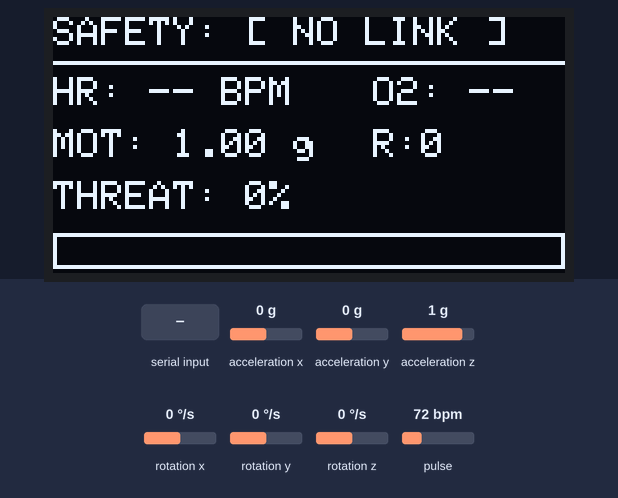
The sketch below on a simulated Arduino Uno, built with avr-gcc and run on an emulated ATmega328P. On the bench: 128×64 one-colour display. Wiring (inferred from the names in the program): MPU-6050 motion sensor at I2C address 0x68. The test bench sets the inputs (shaded band); at power-on: pulse 72 bpm, acceleration x 0 g, acceleration y 0 g, acceleration z 1 g, rotation x 0 °/s, rotation y 0 °/s, rotation z 0 °/s. What the sketch prints to the serial monitor is not drawn.

Above: at 1.8 s.
1.9 s: "SCORE:73\n" received over Serial
At 3.0 s:
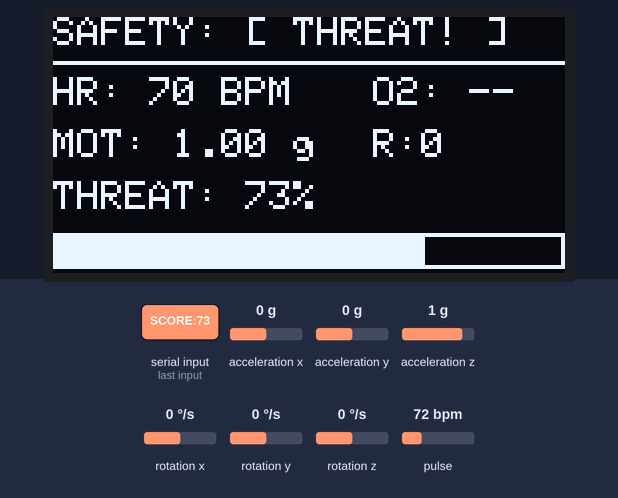
3.4 s: "SCORE:\n" received over Serial
At 4.7 s:
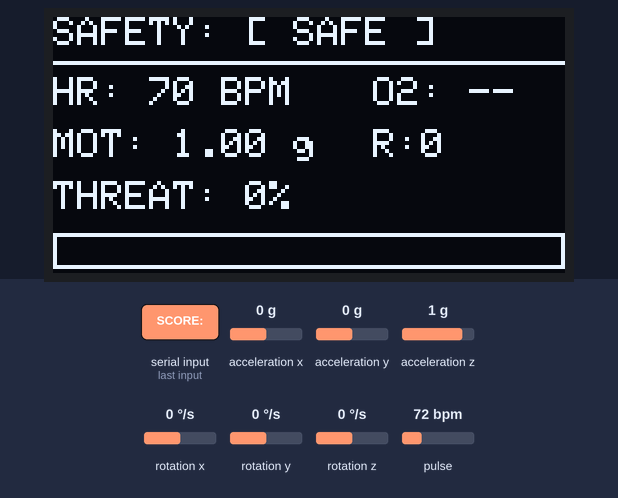
5.0 s: pulse set to 100 bpm
At 5.5 s:
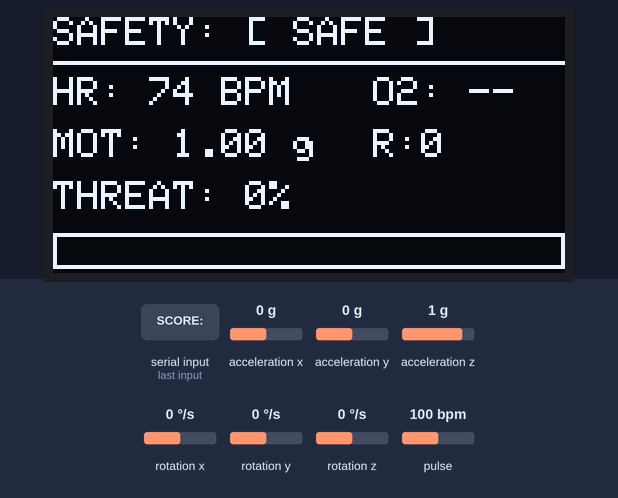
7.4 s: pulse set to 158 bpm
At 7.9 s:
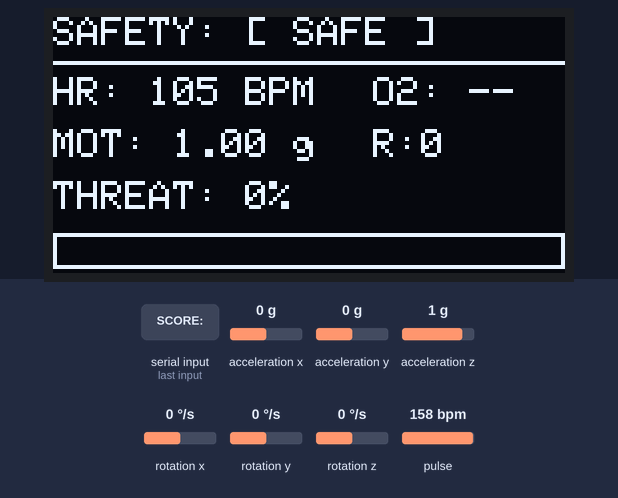
9.5 s: acceleration x set to -1.4 g
At 10.3 s:
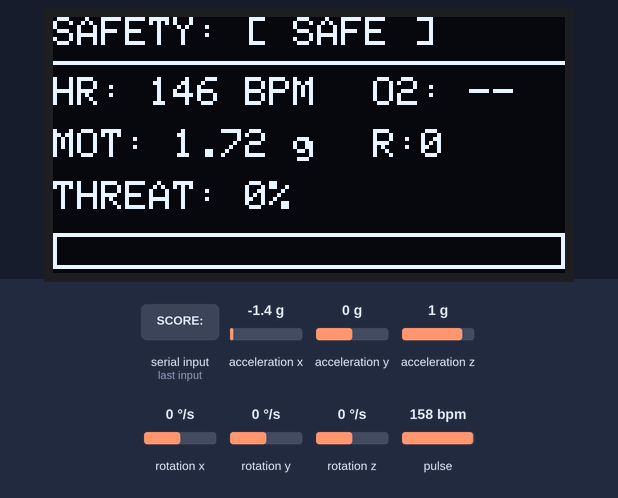
11.4 s: acceleration y set to -1.4 g
At 15.0 s:
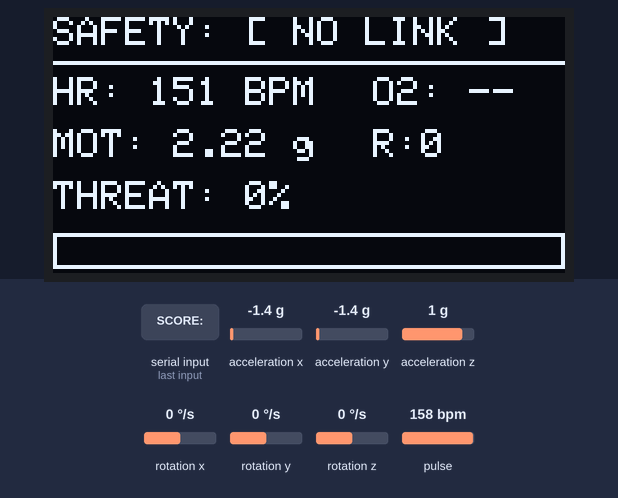
Timing chart, 0 to 15.4 s (numbered marks = the images above; inputs shaded):
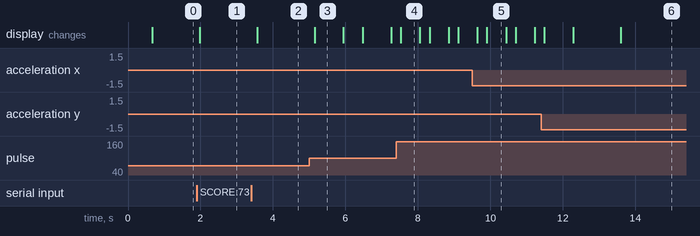

Measured:
- after the input at 1.9 s, the display: changes after 0.08 s (image 1)
- after the input at 3.4 s, the display: changes after 0.17 s (image 2)
- after the input at 5.0 s, the display: changes after 0.15 s (image 3)
- what the display in image 3 shows lasts 0.7 s, from 5.2 s to 5.9 s
- what the display in image 4 shows lasts 0.6 s, from 7.5 s to 8.1 s

The sketch:

arduino_uno_wearable.ino
```cpp
/*
 * ThreatWatch wearable — Arduino Uno R3
 * ============================================================================
 * Sensors : MAX30102 (PPG -> heart rate, finger detect)
 *           MPU6050  (3-axis accelerometer + 3-axis gyroscope)
 *           SSD1306 128x64 OLED (local HUD, mirrors the laptop's verdict)
 * Bus     : shared I2C  (A4 = SDA, A5 = SCL)
 *
 * This sketch is the merge of the two predecessor firmwares:
 *   - the compile-verified CSV protocol and honest "no fabricated SpO2" policy
 *     from the threat-detection project, and
 *   - the richer OLED safety HUD + I2C robustness from the esa project.
 * The esa project's `110.0 - 15.0 * ratio` SpO2 estimate was REMOVED: it is an
 * uncalibrated guess presented as a physiological measurement.
 *
 * ---------------------------------------------------------------------------
 * UPSTREAM (device -> laptop), one CSV line per sample at ~15 Hz:
 *
 *   ts,hr,spo2,eda,temp,ax,ay,az,gx,gy,gz,finger,label
 *
 *   ts      seconds since boot (float, 3 decimals)
 *   hr      BPM, or EMPTY when there is no finger / not enough beats
 *   spo2    EMPTY  — see the honesty note below
 *   eda     EMPTY  — this board has no GSR/EDA sensor
 *   temp    MPU6050 die temperature (NOT skin temperature)
 *   ax..gz  accelerometer (g, +/-2g) and gyroscope (deg/s, +/-250 dps)
 *   finger  1 / 0
 *   label   -1 (unknown on a live board)
 *
 * DOWNSTREAM (laptop -> device), two short lines:
 *
 *   STATE:<name>        e.g. "STATE:SUSPICIOUS / CAUTION"
 *   SCORE:<0-100>       e.g. "SCORE:73"
 *
 * Two tiny lines keep the ATmega328P parser small and preserve the original
 * "STATE:" contract while adding the threat score the OLED needs.
 *
 * ---------------------------------------------------------------------------
 * HONESTY NOTE ON SpO2
 * A trustworthy SpO2 requires a calibrated red/IR ratio curve for the specific
 * optics and finger. The MAX30102 library does not provide one, so any number
 * derived here would be fabricated. It is therefore left EMPTY, and the OLED
 * shows "O2: --". Add a proper calibration if the write-up requires SpO2.
 *
 * Libraries (Arduino IDE -> Manage Libraries):
 *   - "SparkFun MAX3010x Pulse and Proximity Sensor Library"
 *   - "Adafruit SSD1306" (+ "Adafruit GFX Library")
 * MPU6050 is driven over Wire() directly (no extra library needed).
 * ============================================================================
 */

#include <Wire.h>
#include <Adafruit_GFX.h>
#include <Adafruit_SSD1306.h>
#include "MAX30105.h"          // SparkFun MAX3010x (works with MAX30102)
#include "heartRate.h"         // checkForBeat() lives here (free function!)

#define SCREEN_WIDTH  128
#define SCREEN_HEIGHT  64
#define OLED_RESET     -1
#define OLED_ADDR     0x3C
#define MPU_ADDR      0x68

#define SAMPLE_PERIOD_MS 66    // ~15 Hz telemetry
#define OLED_PERIOD_MS  200    // ~5 Hz display refresh
#define FINGER_IR_MIN   50000L // IR threshold for "finger present"

Adafruit_SSD1306 display(SCREEN_WIDTH, SCREEN_HEIGHT, &Wire, OLED_RESET);
MAX30105 particleSensor;

// ---- MPU6050 minimal driver ------------------------------------------------
const float ACCEL_SCALE = 16384.0f;   // +/-2 g
const float GYRO_SCALE  = 131.0f;     // +/-250 deg/s

void mpuWrite(uint8_t reg, uint8_t val) {
  Wire.beginTransmission(MPU_ADDR);
  Wire.write(reg);
  Wire.write(val);
  Wire.endTransmission();
}

bool mpuInit() {
  Wire.beginTransmission(MPU_ADDR);
  if (Wire.endTransmission() != 0) return false;
  mpuWrite(0x6B, 0x00);   // PWR_MGMT_1  : wake
  delay(50);
  mpuWrite(0x1C, 0x00);   // ACCEL_CONFIG: +/-2 g
  mpuWrite(0x1B, 0x00);   // GYRO_CONFIG : +/-250 dps
  mpuWrite(0x1A, 0x03);   // DLPF        : ~44 Hz accel / 42 Hz gyro
  return true;
}

void mpuRead(float &ax, float &ay, float &az,
             float &gx, float &gy, float &gz, float &tempC) {
  Wire.beginTransmission(MPU_ADDR);
  Wire.write(0x3B);
  Wire.endTransmission(false);
  Wire.requestFrom((uint8_t)MPU_ADDR, (uint8_t)14);
  int16_t raw[7];
  for (int i = 0; i < 7 && Wire.available() >= 2; i++) {
    raw[i] = (Wire.read() << 8) | Wire.read();
  }
  ax    = raw[0] / ACCEL_SCALE;
  ay    = raw[1] / ACCEL_SCALE;
  az    = raw[2] / ACCEL_SCALE;
  tempC = raw[3] / 340.0f + 36.53f;   // die temperature, not skin
  gx    = raw[4] / GYRO_SCALE;
  gy    = raw[5] / GYRO_SCALE;
  gz    = raw[6] / GYRO_SCALE;
}

// ---- MAX30102 heart-rate estimate ------------------------------------------
long  lastBeatMs = 0;
const int MIN_BEAT_MS = 300;    // <= 200 BPM
const int MAX_BEAT_MS = 2000;   // >=  30 BPM
float bpm = 0.0f;
bool  haveBpm = false;

void updateHeartRate(long ir) {
  if (ir < FINGER_IR_MIN) return;
  if (checkForBeat(ir)) {
    long now = millis();
    long dt  = now - lastBeatMs;
    if (lastBeatMs != 0 && dt > MIN_BEAT_MS && dt < MAX_BEAT_MS) {
      float instant = 60000.0f / (float)dt;
      bpm = haveBpm ? (0.7f * bpm + 0.3f * instant) : instant;  // exponential smoothing
      haveBpm = true;
    }
    lastBeatMs = now;
  }
}

// ---- Downstream feedback from the laptop -----------------------------------
String laptopState = "--";
int    laptopScore = 0;      // 0..100 fused threat score
bool   laptopLinked = false;
unsigned long lastFeedbackMs = 0;

void parseDownstream() {
  static String buf = "";
  while (Serial.available()) {
    char c = (char)Serial.read();
    if (c == '\n') {
      buf.trim();
      if (buf.startsWith("STATE:")) {
        laptopState  = buf.substring(6);
        laptopLinked = true;
        lastFeedbackMs = millis();
      } else if (buf.startsWith("SCORE:")) {
        laptopScore  = constrain(buf.substring(6).toInt(), 0, 100);
        laptopLinked = true;
        lastFeedbackMs = millis();
      }
      buf = "";
    } else if (buf.length() < 40) {
      buf += c;
    }
  }
  // Consider the link stale if the laptop has not spoken for 10 s.
  if (laptopLinked && (millis() - lastFeedbackMs) > 10000UL) laptopLinked = false;
}

// ---- OLED ------------------------------------------------------------------
const char* verdictText() {
  if (!laptopLinked)   return "[ NO LINK ]";
  if (laptopScore >= 70) return "[ THREAT! ]";
  if (laptopScore >= 40) return "[ CAUTION ]";
  return "[ SAFE ]";
}

void drawHud(bool finger, float amag, float gmag) {
  display.clearDisplay();
  display.setTextSize(1);
  display.setTextColor(SSD1306_WHITE);

  // Top status bar
  display.setCursor(0, 0);
  display.print(F("SAFETY: "));
  display.print(verdictText());
  display.drawLine(0, 11, SCREEN_WIDTH, 11, SSD1306_WHITE);

  // Heart rate
  display.setCursor(0, 15);
  display.print(F("HR: "));
  if (finger && haveBpm) { display.print(bpm, 0); display.print(F(" BPM")); }
  else                   { display.print(F("-- BPM")); }

  // SpO2 deliberately unavailable (uncalibrated) — shown as unknown, not faked.
  display.setCursor(80, 15);
  display.print(F("O2: --"));

  // Motion
  display.setCursor(0, 28);
  display.print(F("MOT: ")); display.print(amag, 2); display.print(F(" g"));
  display.setCursor(80, 28);
  display.print(F("R:"));    display.print(gmag, 0);

  // Threat score
  display.setCursor(0, 41);
  display.print(F("THREAT: ")); display.print(laptopScore); display.print(F("%"));

  // Progress bar
  display.drawRect(0, 54, SCREEN_WIDTH, 9, SSD1306_WHITE);
  int barWidth = map(constrain(laptopScore, 0, 100), 0, 100, 1, SCREEN_WIDTH - 2);
  if (laptopScore > 0) display.fillRect(1, 55, barWidth, 7, SSD1306_WHITE);

  display.display();
}

// ---- setup / loop ----------------------------------------------------------
void setup() {
  Serial.begin(115200);
  Wire.begin();
  // Survive a hung I2C slave instead of freezing the whole board.
  Wire.setWireTimeout(25000, true);
  Wire.setClock(400000);   // 400 kHz fast mode

  if (display.begin(SSD1306_SWITCHCAPVCC, OLED_ADDR)) {
    display.clearDisplay();
    display.setTextColor(SSD1306_WHITE);
    display.setTextSize(1);
    display.setCursor(6, 16);
    display.println(F("THREATWATCH"));
    display.setCursor(6, 30);
    display.println(F("WEARABLE - UNO"));
    display.setCursor(6, 46);
    display.println(F("Init sensors..."));
    display.display();
  } else {
    Serial.println(F("# OLED not found"));
  }

  bool mpuOk = mpuInit();
  Serial.println(mpuOk ? F("# MPU6050 ready") : F("# MPU6050 FAILED"));

  if (!particleSensor.begin(Wire, I2C_SPEED_FAST)) {
    Serial.println(F("# MAX30102 FAILED"));
  } else {
    // ledBrightness, sampleAverage, ledMode(2=Red+IR), sampleRate, pulseWidth, adcRange
    particleSensor.setup(0x1F, 4, 2, 100, 411, 4096);
    particleSensor.setPulseAmplitudeRed(0x0A);
    particleSensor.setPulseAmplitudeIR(0x1F);
    Serial.println(F("# MAX30102 ready"));
  }

  Serial.println(F("ts,hr,spo2,eda,temp,ax,ay,az,gx,gy,gz,finger,label"));
  delay(500);
}

unsigned long lastSample = 0;
unsigned long lastDraw   = 0;

void loop() {
  parseDownstream();

  unsigned long now = millis();
  if (now - lastSample < SAMPLE_PERIOD_MS) return;
  lastSample = now;

  long ir = particleSensor.getIR();
  bool finger = (ir >= FINGER_IR_MIN);
  updateHeartRate(ir);

  float ax, ay, az, gx, gy, gz, tempC;
  mpuRead(ax, ay, az, gx, gy, gz, tempC);
  float amag = sqrt(ax * ax + ay * ay + az * az);
  float gmag = sqrt(gx * gx + gy * gy + gz * gz);

  // ---- upstream CSV; empty field = "not measured", never a fabricated value --
  Serial.print(now / 1000.0, 3);            Serial.print(',');
  if (finger && haveBpm) Serial.print(bpm, 1);
  Serial.print(',');                        // spo2 : deliberately empty
  Serial.print(',');                        // eda  : no GSR sensor
  Serial.print(tempC, 2);                   Serial.print(',');
  Serial.print(ax, 3);  Serial.print(',');
  Serial.print(ay, 3);  Serial.print(',');
  Serial.print(az, 3);  Serial.print(',');
  Serial.print(gx, 2);  Serial.print(',');
  Serial.print(gy, 2);  Serial.print(',');
  Serial.print(gz, 2);  Serial.print(',');
  Serial.print(finger ? 1 : 0);             Serial.print(',');
  Serial.println(-1);

  if (now - lastDraw > OLED_PERIOD_MS) {
    lastDraw = now;
    drawHud(finger, amag, gmag);
  }
}
```
